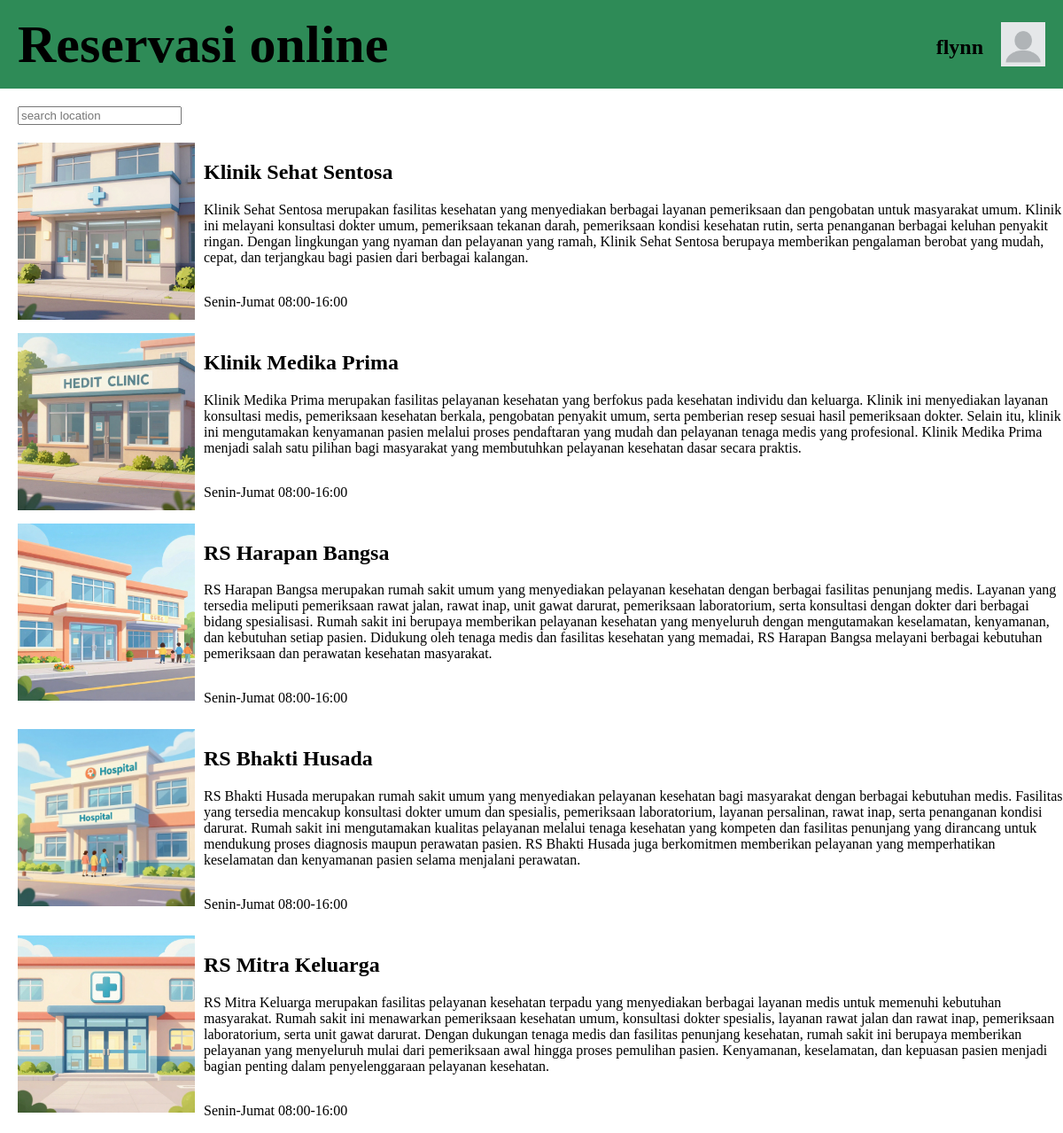
Screenshot of /index.php (signed in) with the database file from the repository.
### tables this page shows
CREATE TABLE `pengguna` (
  `id` bigint(20) NOT NULL,
  `nama` varchar(255) NOT NULL,
  `email` varchar(255) NOT NULL,
  `no_hp` varchar(20) NOT NULL,
  `password` varchar(255) NOT NULL,
  `foto_profil` varchar(255) NOT NULL
);

CREATE TABLE `lokasi` (
  `id` bigint(20) NOT NULL,
  `nama` varchar(255) NOT NULL,
  `alamat` varchar(255) NOT NULL,
  `gambar` varchar(255) NOT NULL,
  `deskripsi` text NOT NULL
);

### index.php (the view, shortened to what this page needs)
<?php
    include("connect.php");
    $query = $connect->query("SELECT * FROM lokasi");
?>
<!DOCTYPE html>
<html lang="en">
<head>
    <link rel="stylesheet" href="style.css">
</head>
<body>
    <?php include("header.php") ?>
    <input id="kolomPencarian" type="text" placeholder="search location">
    <div style="display: grid;">
        <?php while($data = $query->fetch_object()){ ?>
        <a href="lokasi.php?id=<?php  echo $data->id; ?>"><div style="display: flex; margin-top: 10px;">
            <img class="gambarLokasi" src="<?php echo $data->gambar ?>">
            <div style="margin-left: 10px;">
                <h2><?php echo $data->nama ?></h2>
                <p><?php echo $data->deskripsi ?></p>
                <div style="display: flex;">
                    <p>Senin-Jumat 08:00-16:00</p>
                </div>
            </div>
        </div></a>
        <?php } ?>
    </div>
</body>
</html>

### header.php (shortened to what this page needs)
<?php
    include_once("connect.php");
    $namaHeader = "";
    $fotoHeader = "gambar/foto_profil/default.png";
    if(isset($_SESSION["pengguna_id"])){
        $idHeader = $_SESSION["pengguna_id"];
        $queryHeader = mysqli_query($connect, "SELECT * FROM pengguna WHERE id = '$idHeader'") or die(mysqli_error($connect));
        if($userHeader = mysqli_fetch_assoc($queryHeader)){
            $namaHeader = $userHeader["nama"];
        }
    }
?>
<head>
    <link rel="stylesheet" href="style.css">
</head>
<header>
    <h1 class="judulUtamaHeader">Reservasi online</h1>
    <div class="profilPenggunaHeader">
        <h2 style="margin-right: 20px; transform: translateY(-50%);"><?= $namaHeader; ?></h2>
        <a href="profil.php"><img src="<?= $fotoHeader; ?>" id="fotoProfilHeader"></a>
    </div>
</header>

### style.css (style rules this page uses)
body { margin: 0px; }
header { display: flex; background-color: seagreen; position: relative; height: 100px; }
a { text-decoration: none; color: inherit; }
.judulUtamaHeader { font-size: 60px; position: absolute; left: 0; top: 50%; margin: 0px 0px 0px 20px; transform: translateY(-50%); }
.profilPenggunaHeader { display: flex; position: absolute; height: 50px; right: 0; top: 50%; transform: translateY(-50%); margin-right: 20px; }
#fotoProfilHeader { width: 50px; height: 50px; }

### index.php (style rules this page uses)
#kolomPencarian { margin: 20px 0px 10px 20px; }
.gambarLokasi { margin-left: 20px; width: 200px; height: 200px; }

### rows the page displays
pengguna: nama "flynn"
lokasi: gambar (picture), nama "Klinik Sehat Sentosa", deskripsi "Klinik Sehat Sentosa merupakan fasilitas kesehatan yang menyediakan berbagai layanan pemeriksaan dan pengobatan untuk masyarakat umum. Klinik ini melayani konsultasi dokter umum, pemeriksaan tekanan darah, pemeriksaan kondisi kesehatan rutin, serta penanganan berbagai keluhan penyakit ringan. Dengan lingkungan yang nyaman dan pelayanan yang ramah, Klinik Sehat Sentosa berupaya memberikan pengalaman berobat yang mudah, cepat, dan terjangkau bagi pasien dari berbagai kalangan."
lokasi: gambar (picture), nama "Klinik Medika Prima", deskripsi "Klinik Medika Prima merupakan fasilitas pelayanan kesehatan yang berfokus pada kesehatan individu dan keluarga. Klinik ini menyediakan layanan konsultasi medis, pemeriksaan kesehatan berkala, pengobatan penyakit umum, serta pemberian resep sesuai hasil pemeriksaan dokter. Selain itu, klinik ini mengutamakan kenyamanan pasien melalui proses pendaftaran yang mudah dan pelayanan tenaga medis yang profesional. Klinik Medika Prima menjadi salah satu pilihan bagi masyarakat yang membutuhkan pelayanan kesehatan dasar secara praktis."
lokasi: gambar (picture), nama "RS Harapan Bangsa", deskripsi "RS Harapan Bangsa merupakan rumah sakit umum yang menyediakan pelayanan kesehatan dengan berbagai fasilitas penunjang medis. Layanan yang tersedia meliputi pemeriksaan rawat jalan, rawat inap, unit gawat darurat, pemeriksaan laboratorium, serta konsultasi dengan dokter dari berbagai bidang spesialisasi. Rumah sakit ini berupaya memberikan pelayanan kesehatan yang menyeluruh dengan mengutamakan keselamatan, kenyamanan, dan kebutuhan setiap pasien. Didukung oleh tenaga medis dan fasilitas kesehatan yang memadai, RS Harapan Bangsa melayani berbagai kebutuhan pemeriksaan dan perawatan kesehatan masyarakat."
lokasi: gambar (picture), nama "RS Bhakti Husada", deskripsi "RS Bhakti Husada merupakan rumah sakit umum yang menyediakan pelayanan kesehatan bagi masyarakat dengan berbagai kebutuhan medis. Fasilitas yang tersedia mencakup konsultasi dokter umum dan spesialis, pemeriksaan laboratorium, layanan persalinan, rawat inap, serta penanganan kondisi darurat. Rumah sakit ini mengutamakan kualitas pelayanan melalui tenaga kesehatan yang kompeten dan fasilitas penunjang yang dirancang untuk mendukung proses diagnosis maupun perawatan pasien. RS Bhakti Husada juga berkomitmen memberikan pelayanan yang memperhatikan keselamatan dan kenyamanan pasien selama menjalani perawatan."
lokasi: gambar (picture), nama "RS Mitra Keluarga", deskripsi "RS Mitra Keluarga merupakan fasilitas pelayanan kesehatan terpadu yang menyediakan berbagai layanan medis untuk memenuhi kebutuhan masyarakat. Rumah sakit ini menawarkan pemeriksaan kesehatan umum, konsultasi dokter spesialis, layanan rawat jalan dan rawat inap, pemeriksaan laboratorium, serta unit gawat darurat. Dengan dukungan tenaga medis dan fasilitas penunjang kesehatan, rumah sakit ini berupaya memberikan pelayanan yang menyeluruh mulai dari pemeriksaan awal hingga proses pemulihan pasien. Kenyamanan, keselamatan, dan kepuasan pasien menjadi bagian penting dalam penyelenggaraan pelayanan kesehatan."
